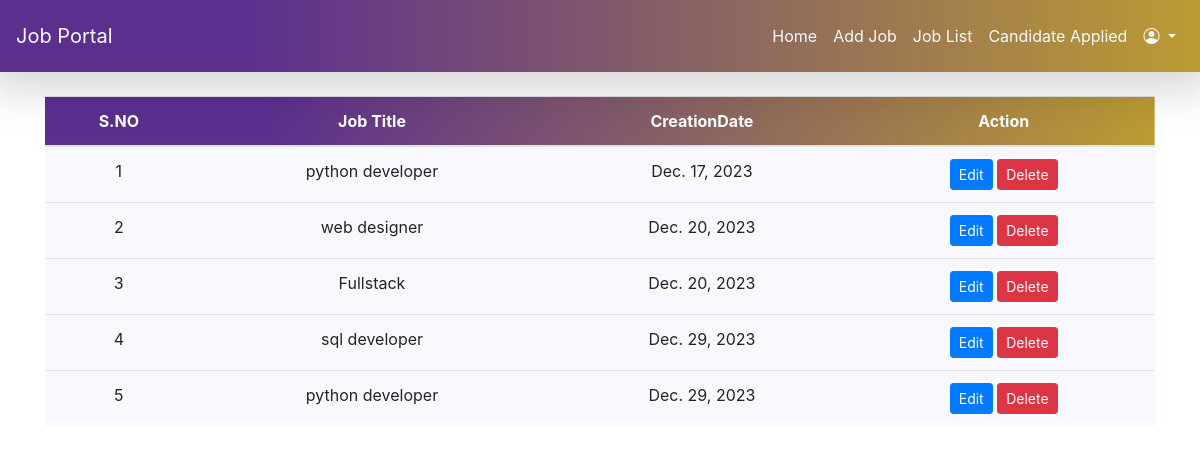
Page /joblist/ (signed in) on the committed database.
### app1/models.py (models this page shows, shortened)
class Job(models.Model):
    recruiter = models.ForeignKey(emprsignup,on_delete=models.CASCADE)
    startdate=models.DateField()
    enddate= models.DateField()
    title= models.CharField(max_length=100)
    salary= models.FloatField(max_length=20)
    description= models.CharField(max_length=300)
    experiance= models.CharField(max_length=50)
    location= models.CharField(max_length=100)
    skills= models.CharField(max_length=100)
    workmode= models.CharField(max_length=100,null=True)
    creationdate= models.DateField()

### app1/views.py (the view)
# urls.py: path('joblist/',views.joblist,name='joblist'),
def joblist(request):
    if not request.user.is_authenticated:
        return redirect('emprlogin')
    user=request.user
    recruiter=emprsignup.objects.get(user=user)
    job=Job.objects.filter(recruiter=recruiter)
    d={'job':job}
    return render(request,'empr/joblist.html',d)

### templates/empr/joblist.html (shortened to what this page needs)
<!DOCTYPE html>
<html lang="en">
<head>
    <link rel="stylesheet" href="https://stackpath.bootstrapcdn.com/bootstrap/4.5.2/css/bootstrap.min.css">
    <link rel="stylesheet" href="https://cdn.jsdelivr.net/npm/bootstrap-icons@1.11.2/font/bootstrap-icons.min.css">
</head>
<body>
    <div class="menu-bar">
    <nav class="navbar navbar-expand-lg p-3 row shadow-lg">
        <div class="container-fluid">
          <a class="navbar-brand text-light" href="#">Job Portal</a>
          <div class="collapse navbar-collapse justify-content-end" id="navbarNav">
            <ul class="navbar-nav">
              <li class="nav-item">
                <a class="nav-link  text-light" href="/emprhome/">Home</a>
              </li>
              <li class="nav-item">
                <a class="nav-link text-light" href="/addjob/addjob/">Add Job</a>
              </li>
              <li class="nav-item">
                <a class="nav-link  text-light" href="/joblist/joblist/">Job List</a>
              </li>
              <li class="nav-item">
                <a class="nav-link  text-light" href="/apcandidte/apcandidte/">Candidate Applied</a>
              </li>
              <li class="nav-item dropdown">
                <a class="nav-link dropdown-toggle text-light" href="#" id="profileDropdown" role="button"
                    data-toggle="dropdown" aria-haspopup="true" aria-expanded="false">
                    <i class="bi bi-person-circle"></i>
                </a>
             </li>
            </ul>
          </div>
        </div>
    </nav>
    </div>
    <br>
    <div class="container">
        <table class="table table-hover" id="example">
            <thead>
                <tr style="color: white; background-image: linear-gradient(to right,#5c2f8f 20%,#bb9b33);">
                    <th>S.NO</th>
                    <th>Job Title</th>
                    <th>CreationDate</th>
                    <th>Action</th>
                </tr>
            </thead>
            <tbody>
                {%for i in job %}
                <tr style="background-color: ghostwhite;">
                    <td>{{forloop.counter}}</td>
                    <td>{{i.title}}</td>
                    <td>{{i.creationdate}}</td>
                    <td><a href="/editjob/{{i.id}}" class="btn btn-primary btn-sm">Edit</a>
                        <a href="/deletejob/{{i.id}}" class="btn btn-danger btn-sm">Delete</a>
                    </td>
                </tr>
                {% endfor %}
            </tbody>
        </table>
    </div>
</body>
</html>

### templates/empr/joblist.html (style rules this page uses)
tr { text-align:center; }
.menu-bar { background-image: linear-gradient(to right,#5c2f8f 20%,#bb9b33); }

### rows in the picture
Job: title "python developer", creationdate "Dec. 17, 2023"
Job: title "web designer", creationdate "Dec. 20, 2023"
Job: title "Fullstack", creationdate "Dec. 20, 2023"
Job: title "sql developer", creationdate "Dec. 29, 2023"
Job: title "python developer", creationdate "Dec. 29, 2023"
